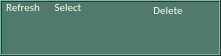
   <widget class="QFrame" name="frame_6">
    <property name="geometry">
     <rect>
      <x>5</x>
      <y>32</y>
      <width>221</width>
      <height>56</height>
     </rect>
    </property>
    <property name="palette">
     <palette>
      <active>
       <colorrole role="WindowText">
        <brush brushstyle="SolidPattern">
         <color alpha="255">
          <red>185</red>
          <green>198</green>
          <blue>185</blue>
         </color>
        </brush>
       </colorrole>
       <colorrole role="Button">
        <brush brushstyle="SolidPattern">
         <color alpha="255">
          <red>81</red>
          <green>121</green>
          <blue>109</blue>
         </color>
        </brush>
       </colorrole>
       <colorrole role="Light">
        <brush brushstyle="SolidPattern">
         <color alpha="255">
          <red>121</red>
          <green>182</green>
          <blue>164</blue>
         </color>
        </brush>
       </colorrole>
       <colorrole role="Midlight">
        <brush brushstyle="SolidPattern">
         <color alpha="255">
          <red>101</red>
          <green>151</green>
          <blue>136</blue>
         </color>
        </brush>
       </colorrole>
       <colorrole role="Dark">
        <brush brushstyle="SolidPattern">
         <color alpha="255">
          <red>40</red>
          <green>60</green>
          <blue>54</blue>
         </color>
        </brush>
       </colorrole>
       <colorrole role="Mid">
        <brush brushstyle="SolidPattern">
         <color alpha="255">
          <red>54</red>
          <green>80</green>
          <blue>72</blue>
         </color>
        </brush>
       </colorrole>
       <colorrole role="Text">
        <brush brushstyle="SolidPattern">
         <color alpha="255">
          <red>185</red>
          <green>198</green>
          <blue>185</blue>
         </color>
        </brush>
       </colorrole>
       <colorrole role="BrightText">
        <brush brushstyle="SolidPattern">
         <color alpha="255">
          <red>255</red>
          <green>255</green>
          <blue>255</blue>
         </color>
        </brush>
       </colorrole>
       <colorrole role="ButtonText">
        <brush brushstyle="SolidPattern">
         <color alpha="255">
          <red>255</red>
          <green>255</green>
          <blue>255</blue>
         </color>
        </brush>
       </colorrole>
       <colorrole role="Base">
        <brush brushstyle="SolidPattern">
         <color alpha="255">
          <red>0</red>
          <green>0</green>
          <blue>0</blue>
         </color>
        </brush>
       </colorrole>
       <colorrole role="Window">
        <brush brushstyle="SolidPattern">
         <color alpha="255">
          <red>81</red>
          <green>121</green>
          <blue>109</blue>
         </color>
        </brush>
       </colorrole>
       <colorrole role="Shadow">
        <brush brushstyle="SolidPattern">
         <color alpha="255">
          <red>0</red>
          <green>0</green>
          <blue>0</blue>
         </color>
        </brush>
       </colorrole>
       <colorrole role="AlternateBase">
        <brush brushstyle="SolidPattern">
         <color alpha="255">
          <red>40</red>
          <green>60</green>
          <blue>54</blue>
         </color>
        </brush>
       </colorrole>
       <colorrole role="ToolTipBase">
        <brush brushstyle="SolidPattern">
         <color alpha="255">
          <red>255</red>
          <green>255</green>
          <blue>220</blue>
         </color>
        </brush>
       </colorrole>
       <colorrole role="ToolTipText">
        <brush brushstyle="SolidPattern">
         <color alpha="255">
          <red>0</red>
          <green>0</green>
          <blue>0</blue>
         </color>
        </brush>
       </colorrole>
      </active>
      <inactive>
       <colorrole role="WindowText">
        <brush brushstyle="SolidPattern">
         <color alpha="255">
          <red>185</red>
          <green>198</green>
          <blue>185</blue>
         </color>
        </brush>
       </colorrole>
       <colorrole role="Button">
        <brush brushstyle="SolidPattern">
         <color alpha="255">
          <red>81</red>
          <green>121</green>
          <blue>109</blue>
         </color>
        </brush>
       </colorrole>
       <colorrole role="Light">
        <brush brushstyle="SolidPattern">
         <color alpha="255">
          <red>121</red>
          <green>182</green>
          <blue>164</blue>
         </color>
        </brush>
       </colorrole>
       <colorrole role="Midlight">
        <brush brushstyle="SolidPattern">
         <color alpha="255">
          <red>101</red>
          <green>151</green>
          <blue>136</blue>
         </color>
        </brush>
       </colorrole>
       <colorrole role="Dark">
        <brush brushstyle="SolidPattern">
         <color alpha="255">
          <red>40</red>
          <green>60</green>
          <blue>54</blue>
         </color>
        </brush>
       </colorrole>
       <colorrole role="Mid">
        <brush brushstyle="SolidPattern">
         <color alpha="255">
          <red>54</red>
          <green>80</green>
          <blue>72</blue>
         </color>
        </brush>
       </colorrole>
       <colorrole role="Text">
        <brush brushstyle="SolidPattern">
         <color alpha="255">
          <red>185</red>
          <green>198</green>
          <blue>185</blue>
         </color>
        </brush>
       </colorrole>
       <colorrole role="BrightText">
        <brush brushstyle="SolidPattern">
         <color alpha="255">
          <red>255</red>
          <green>255</green>
          <blue>255</blue>
         </color>
        </brush>
       </colorrole>
       <colorrole role="ButtonText">
        <brush brushstyle="SolidPattern">
         <color alpha="255">
          <red>255</red>
          <green>255</green>
          <blue>255</blue>
         </color>
        </brush>
       </colorrole>
       <colorrole role="Base">
        <brush brushstyle="SolidPattern">
         <color alpha="255">
          <red>0</red>
          <green>0</green>
          <blue>0</blue>
         </color>
        </brush>
       </colorrole>
       <colorrole role="Window">
        <brush brushstyle="SolidPattern">
         <color alpha="255">
          <red>81</red>
          <green>121</green>
          <blue>109</blue>
         </color>
        </brush>
       </colorrole>
       <colorrole role="Shadow">
        <brush brushstyle="SolidPattern">
         <color alpha="255">
          <red>0</red>
          <green>0</green>
          <blue>0</blue>
         </color>
        </brush>
       </colorrole>
       <colorrole role="AlternateBase">
        <brush brushstyle="SolidPattern">
         <color alpha="255">
          <red>40</red>
          <green>60</green>
          <blue>54</blue>
         </color>
        </brush>
       </colorrole>
       <colorrole role="ToolTipBase">
        <brush brushstyle="SolidPattern">
         <color alpha="255">
          <red>255</red>
          <green>255</green>
          <blue>220</blue>
         </color>
        </brush>
       </colorrole>
       <colorrole role="ToolTipText">
        <brush brushstyle="SolidPattern">
         <color alpha="255">
          <red>0</red>
          <green>0</green>
          <blue>0</blue>
         </color>
        </brush>
       </colorrole>
      </inactive>
      <disabled>
       <colorrole role="WindowText">
        <brush brushstyle="SolidPattern">
         <color alpha="255">
          <red>40</red>
          <green>60</green>
          <blue>54</blue>
         </color>
        </brush>
       </colorrole>
       <colorrole role="Button">
        <brush brushstyle="SolidPattern">
         <color alpha="255">
          <red>81</red>
          <green>121</green>
          <blue>109</blue>
         </color>
        </brush>
       </colorrole>
       <colorrole role="Light">
        <brush brushstyle="SolidPattern">
         <color alpha="255">
          <red>121</red>
          <green>182</green>
          <blue>164</blue>
         </color>
        </brush>
       </colorrole>
       <colorrole role="Midlight">
        <brush brushstyle="SolidPattern">
         <color alpha="255">
          <red>101</red>
          <green>151</green>
          <blue>136</blue>
         </color>
        </brush>
       </colorrole>
       <colorrole role="Dark">
        <brush brushstyle="SolidPattern">
         <color alpha="255">
          <red>40</red>
          <green>60</green>
          <blue>54</blue>
         </color>
        </brush>
       </colorrole>
       <colorrole role="Mid">
        <brush brushstyle="SolidPattern">
         <color alpha="255">
          <red>54</red>
          <green>80</green>
          <blue>72</blue>
         </color>
        </brush>
       </colorrole>
       <colorrole role="Text">
        <brush brushstyle="SolidPattern">
         <color alpha="255">
          <red>40</red>
          <green>60</green>
          <blue>54</blue>
         </color>
        </brush>
       </colorrole>
       <colorrole role="BrightText">
        <brush brushstyle="SolidPattern">
         <color alpha="255">
          <red>255</red>
          <green>255</green>
          <blue>255</blue>
         </color>
        </brush>
       </colorrole>
       <colorrole role="ButtonText">
        <brush brushstyle="SolidPattern">
         <color alpha="255">
          <red>40</red>
          <green>60</green>
          <blue>54</blue>
         </color>
        </brush>
       </colorrole>
       <colorrole role="Base">
        <brush brushstyle="SolidPattern">
         <color alpha="255">
          <red>81</red>
          <green>121</green>
          <blue>109</blue>
         </color>
        </brush>
       </colorrole>
       <colorrole role="Window">
        <brush brushstyle="SolidPattern">
         <color alpha="255">
          <red>81</red>
          <green>121</green>
          <blue>109</blue>
         </color>
        </brush>
       </colorrole>
       <colorrole role="Shadow">
        <brush brushstyle="SolidPattern">
         <color alpha="255">
          <red>0</red>
          <green>0</green>
          <blue>0</blue>
         </color>
        </brush>
       </colorrole>
       <colorrole role="AlternateBase">
        <brush brushstyle="SolidPattern">
         <color alpha="255">
          <red>81</red>
          <green>121</green>
          <blue>109</blue>
         </color>
        </brush>
       </colorrole>
       <colorrole role="ToolTipBase">
        <brush brushstyle="SolidPattern">
         <color alpha="255">
          <red>255</red>
          <green>255</green>
          <blue>220</blue>
         </color>
        </brush>
       </colorrole>
       <colorrole role="ToolTipText">
        <brush brushstyle="SolidPattern">
         <color alpha="255">
          <red>0</red>
          <green>0</green>
          <blue>0</blue>
         </color>
        </brush>
       </colorrole>
      </disabled>
     </palette>
    </property>
    <property name="frameShape">
     <enum>QFrame::Box</enum>
    </property>
    <property name="frameShadow">
     <enum>QFrame::Raised</enum>
    </property>
    <property name="lineWidth">
     <number>1</number>
    </property>
    <property name="midLineWidth">
     <number>0</number>
    </property>
    <widget class="QPushButton" name="pushButton_P3_deletSelectItem">
     <property name="geometry">
      <rect>
       <x>150</x>
       <y>20</y>
       <width>30</width>
       <height>30</height>
      </rect>
     </property>
     <property name="text">
      <string/>
     </property>
     <property name="icon">
      <iconset>
       <normaloff>icons/publishToolIcon/deletePublishB.png</normaloff>icons/publishToolIcon/deletePublishB.png</iconset>
     </property>
     <property name="iconSize">
      <size>
       <width>30</width>
       <height>30</height>
      </size>
     </property>
     <property name="flat">
      <bool>true</bool>
     </property>
    </widget>
    <widget class="QPushButton" name="pushButton_P3_selectItem">
     <property name="geometry">
      <rect>
       <x>50</x>
       <y>15</y>
       <width>35</width>
       <height>35</height>
      </rect>
     </property>
     <property name="text">
      <string/>
     </property>
     <property name="icon">
      <iconset>
       <normaloff>icons/publishToolIcon/getSelectItemPublishB.png</normaloff>icons/publishToolIcon/getSelectItemPublishB.png</iconset>
     </property>
     <property name="iconSize">
      <size>
       <width>35</width>
       <height>35</height>
      </size>
     </property>
     <property name="flat">
      <bool>true</bool>
     </property>
    </widget>
    <widget class="QLabel" name="label_fileData_43">
     <property name="geometry">
      <rect>
       <x>145</x>
       <y>0</y>
       <width>46</width>
       <height>20</height>
      </rect>
     </property>
     <property name="palette">
      <palette>
       <active>
        <colorrole role="WindowText">
         <brush brushstyle="SolidPattern">
          <color alpha="255">
           <red>248</red>
           <green>255</green>
           <blue>235</blue>
          </color>
         </brush>
        </colorrole>
       </active>
       <inactive>
        <colorrole role="WindowText">
         <brush brushstyle="SolidPattern">
          <color alpha="255">
           <red>248</red>
           <green>255</green>
           <blue>235</blue>
          </color>
         </brush>
        </colorrole>
       </inactive>
       <disabled>
        <colorrole role="WindowText">
         <brush brushstyle="SolidPattern">
          <color alpha="255">
           <red>85</red>
           <green>127</green>
           <blue>0</blue>
          </color>
         </brush>
        </colorrole>
       </disabled>
      </palette>
     </property>
     <property name="font">
      <font>
       <family>Calibri</family>
       <pointsize>8</pointsize>
      </font>
     </property>
     <property name="text">
      <string>Delete</string>
     </property>
     <property name="alignment">
      <set>Qt::AlignCenter</set>
     </property>
    </widget>
    <widget class="QLabel" name="label_fileData_40">
     <property name="geometry">
      <rect>
       <x>45</x>
       <y>-3</y>
       <width>46</width>
       <height>20</height>
      </rect>
     </property>
     <property name="palette">
      <palette>
       <active>
        <colorrole role="WindowText">
         <brush brushstyle="SolidPattern">
          <color alpha="255">
           <red>248</red>
           <green>255</green>
           <blue>235</blue>
          </color>
         </brush>
        </colorrole>
       </active>
       <inactive>
        <colorrole role="WindowText">
         <brush brushstyle="SolidPattern">
          <color alpha="255">
           <red>248</red>
           <green>255</green>
           <blue>235</blue>
          </color>
         </brush>
        </colorrole>
       </inactive>
       <disabled>
        <colorrole role="WindowText">
         <brush brushstyle="SolidPattern">
          <color alpha="255">
           <red>85</red>
           <green>127</green>
           <blue>0</blue>
          </color>
         </brush>
        </colorrole>
       </disabled>
      </palette>
     </property>
     <property name="font">
      <font>
       <family>Calibri</family>
       <pointsize>8</pointsize>
      </font>
     </property>
     <property name="text">
      <string>Select</string>
     </property>
     <property name="alignment">
      <set>Qt::AlignCenter</set>
     </property>
    </widget>
    <widget class="QPushButton" name="pushButton_P3_refreshInputItem">
     <property name="geometry">
      <rect>
       <x>5</x>
       <y>15</y>
       <width>35</width>
       <height>35</height>
      </rect>
     </property>
     <property name="text">
      <string/>
     </property>
     <property name="icon">
      <iconset>
       <normaloff>icons/publishToolIcon/refreshPublishB.png</normaloff>icons/publishToolIcon/refreshPublishB.png</iconset>
     </property>
     <property name="iconSize">
      <size>
       <width>35</width>
       <height>35</height>
      </size>
     </property>
     <property name="flat">
      <bool>true</bool>
     </property>
    </widget>
    <widget class="QLabel" name="label_fileData_39">
     <property name="geometry">
      <rect>
       <x>0</x>
       <y>-3</y>
       <width>46</width>
       <height>20</height>
      </rect>
     </property>
     <property name="palette">
      <palette>
       <active>
        <colorrole role="WindowText">
         <brush brushstyle="SolidPattern">
          <color alpha="255">
           <red>248</red>
           <green>255</green>
           <blue>235</blue>
          </color>
         </brush>
        </colorrole>
       </active>
       <inactive>
        <colorrole role="WindowText">
         <brush brushstyle="SolidPattern">
          <color alpha="255">
           <red>248</red>
           <green>255</green>
           <blue>235</blue>
          </color>
         </brush>
        </colorrole>
       </inactive>
       <disabled>
        <colorrole role="WindowText">
         <brush brushstyle="SolidPattern">
          <color alpha="255">
           <red>85</red>
           <green>127</green>
           <blue>0</blue>
          </color>
         </brush>
        </colorrole>
       </disabled>
      </palette>
     </property>
     <property name="font">
      <font>
       <family>Calibri</family>
       <pointsize>8</pointsize>
      </font>
     </property>
     <property name="text">
      <string>Refresh</string>
     </property>
     <property name="alignment">
      <set>Qt::AlignCenter</set>
     </property>
    </widget>
   </widget>
